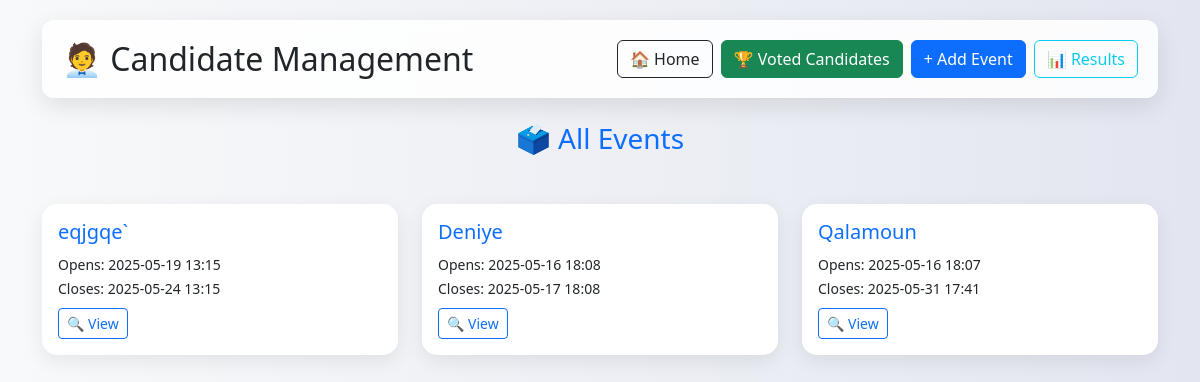
The page /events_overview.php on the database its author committed.
### tables this page shows
CREATE TABLE `events` (
  `id` int(11) NOT NULL,
  `title` varchar(255) NOT NULL,
  `max_votes` int(11) NOT NULL,
  `start_time` datetime NOT NULL,
  `end_time` datetime NOT NULL,
  `created_by` int(11) NOT NULL,
  `created_at` timestamp NOT NULL DEFAULT current_timestamp()
);

### events_overview.php (the view, shortened to what this page needs)
<?php
include 'connection.php';
$events = $conn->query("SELECT * FROM events ORDER BY id DESC");
?>
<!DOCTYPE html>
<html lang="en">
<head>
    <link href="https://cdn.jsdelivr.net/npm/bootstrap@5.3.0/dist/css/bootstrap.min.css" rel="stylesheet">
</head>
<body>
    <div class="container">
        <div class="glass-header d-flex flex-wrap justify-content-between align-items-center mb-4">
            <h2 class="mb-0">🧑‍💼 Candidate Management</h2>
            <div class="d-flex gap-2 mt-3 mt-sm-0">
                <a href="home.php" class="btn btn-outline-dark">🏠 Home</a>
                <a href="voted_candidates.php" class="btn btn-success">🏆 Voted Candidates</a>
                <a href="add_event.php" class="btn btn-primary">+ Add Event</a>
                <a href="results.php" class="btn btn-outline-info">📊 Results</a>
            </div>
        </div>
        <h3 class="text-center text-primary mb-5">🗳️ All Events</h3>
        <div class="row">
            <?php while ($event = $events->fetch_assoc()):
                $start = new DateTime($event['start_time']);
                $end = new DateTime($event['end_time']);
            ?>
                <div class="col-md-4 mb-4">
                    <div class="card event-card h-100">
                        <div class="card-body d-flex flex-column">
                            <h5 class="card-title text-primary"><?= htmlspecialchars($event['title']) ?></h5>
                            <p class="mb-2"><small>
                                    Opens: <?= $start->format('Y-m-d H:i') ?><br>
                                    Closes: <?= $end->format('Y-m-d H:i') ?>
                                </small></p>
                            <div class="mt-auto">
                                <button class="btn btn-outline-primary btn-sm"
                                    data-bs-toggle="modal"
                                    data-bs-target="#eventModal<?= $event['id'] ?>">
                                    🔍 View
                                </button>
                            </div>
                        </div>
                    </div>
                </div>
            <?php endwhile; ?>
        </div>
    </div>
</body>
</html>

### events_overview.php (style rules this page uses)
body { background: linear-gradient(to right, #f8f9fa, #e3e6f0); font-family: 'Segoe UI', Tahoma, Geneva, Verdana, sans-serif; padding-bottom: 100px; }
.event-card { border: none; border-radius: 15px; box-shadow: 0 6px 20px rgba(0, 0, 0, 0.08); transition: .3s; }
.glass-header { backdrop-filter: blur(6px); background: rgba(255, 255, 255, 0.85); padding: 20px; border-radius: 12px; margin-top: 20px; box-shadow: 0 8px 24px rgba(0, 0, 0, 0.1); }

### rows shown on the page
events: title "eqjgqe`", start_time "2025-05-19 13:15", end_time "2025-05-24 13:15"
events: title "Deniye", start_time "2025-05-16 18:08", end_time "2025-05-17 18:08"
events: title "Qalamoun", start_time "2025-05-16 18:07", end_time "2025-05-31 17:41"
